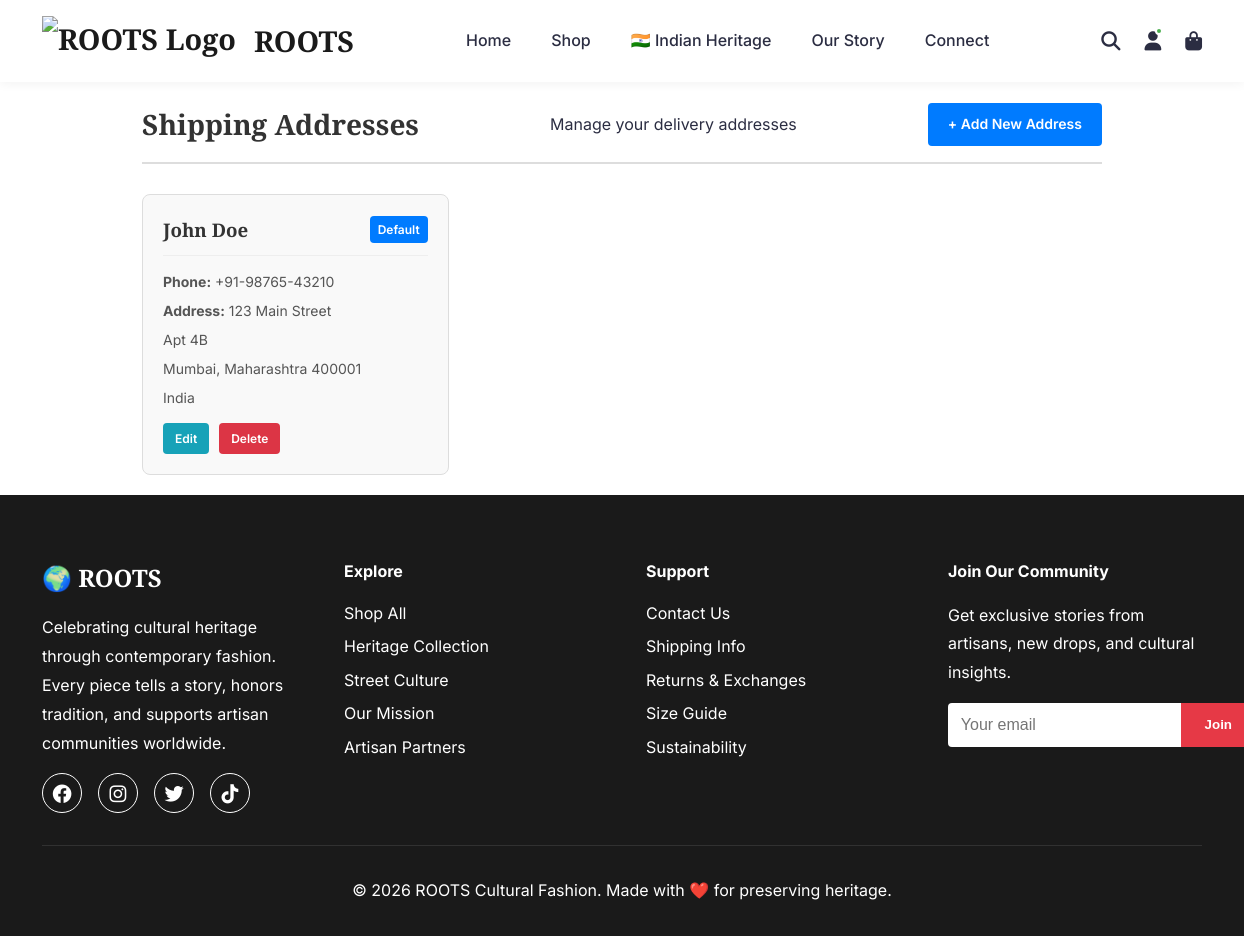
/user/addresses (signed in), run on the app's committed database.
### models/__init__.py (models this page shows, shortened)
class Address(db.Model):
    __tablename__ = 'addresses'
    id = db.Column(db.Integer, primary_key=True)
    user_id = db.Column(db.Integer, db.ForeignKey('users.id'), nullable=False)
    full_name = db.Column(db.String(100), nullable=False)
    phone = db.Column(db.String(20), nullable=False)
    address_line1 = db.Column(db.String(200), nullable=False)
    address_line2 = db.Column(db.String(200))
    city = db.Column(db.String(100), nullable=False)
    state = db.Column(db.String(100), nullable=False)
    postal_code = db.Column(db.String(20), nullable=False)
    country = db.Column(db.String(100), nullable=False, default='India')
    is_default = db.Column(db.Boolean, default=False)
    created_at = db.Column(db.DateTime, default=lambda: datetime.now(timezone.utc))

### controllers/user_controller.py (the view)
@user_bp.route('/addresses')
@login_required
def addresses():
    user_addresses = AddressRepository.find_by_user(session['user_id'])
    return render_template('user/addresses.html', addresses=user_addresses)

### app.py (called while the page is built)
@app.after_request
def add_cache_headers(response):
    if request.path.startswith('/static/'):
        response.cache_control.max_age = 2592000
        response.cache_control.public = True
    elif request.endpoint in ['home', 'shop', 'about', 'contact', 'indian_heritage', 'design_gallery']:
        response.cache_control.max_age = 3600
        response.cache_control.public = True
    return response

@app.before_request
def redirect_to_custom_domain():
    if env == 'production':
        if 'indian-heritage-fashion.onrender.com' in request.url:
            new_url = request.url.replace('indian-heritage-fashion.onrender.com', 'www.rootsfashion.in')
            return redirect(new_url, code=301)

@app.context_processor
def inject_now():
    return {'now': datetime.now(timezone.utc)}

@app.context_processor
def inject_user():
    try:
        user_info = {
            'is_authenticated': 'user_id' in session,
            'is_admin': 'admin_id' in session,
            'username': session.get('username') or session.get('admin_username'),
            'user_id': session.get('user_id'),
            'admin_id': session.get('admin_id')
        }
    except RuntimeError:
        user_info = {
            'is_authenticated': False,
            'is_admin': False,
            'username': None,
            'user_id': None,
            'admin_id': None
        }
    return {'current_user': user_info}

### repositories/__init__.py (called while the page is built)
    @staticmethod
    def find_by_user(user_id: int) -> List[Address]:
        return Address.query.filter_by(user_id=user_id).all()

### templates/user/addresses.html (shortened to what this page needs)
{% extends "base.html" %}
{% block content %}
<div class="user-container">
    <div class="user-header">
        <h1>Shipping Addresses</h1>
        <p>Manage your delivery addresses</p>
        <a href="{{ url_for('user.add_address') }}" class="btn btn-primary">+ Add New Address</a>
    </div>
    {% if addresses %}
        <div class="addresses-grid">
            {% for address in addresses %}
                <div class="address-card">
                    <div class="address-header">
                        <h3>{{ address.full_name }}</h3>
                        {% if address.is_default %}
                            <span class="badge badge-primary">Default</span>
                        {% endif %}
                    </div>
                    <div class="address-details">
                        <p><strong>Phone:</strong> {{ address.phone }}</p>
                        <p><strong>Address:</strong> {{ address.address_line1 }}</p>
                        {% if address.address_line2 %}
                            <p>{{ address.address_line2 }}</p>
                        {% endif %}
                        <p>{{ address.city }}, {{ address.state }} {{ address.postal_code }}</p>
                        <p>{{ address.country }}</p>
                    </div>
                    <div class="address-actions">
                        <a href="{{ url_for('user.edit_address', address_id=address.id) }}" class="btn-sm btn-info">Edit</a>
                        <a href="{{ url_for('user.delete_address', address_id=address.id) }}" class="btn-sm btn-danger" onclick="return confirm('Are you sure?')">Delete</a>
                    </div>
                </div>
            {% endfor %}
        </div>
    {% else %}
        <div class="empty-state">
            <p>No addresses saved yet</p>
            <a href="{{ url_for('user.add_address') }}" class="btn btn-primary">Add Your First Address</a>
        </div>
    {% endif %}
</div>
{% endblock %}

### static/css/style.css (style rules this page uses)
* { margin: 0; padding: 0; box-sizing: border-box; }
:root { --primary-color: #1a1a1a; --secondary-color: #e63946; --accent-color: #f4a261; --text-color: #2b2d42; --light-bg: #fefae0; --white: #ffffff; --gray: #8d99ae; --border-color: #edf2f4; }
body { font-family: 'Inter', 'Segoe UI', sans-serif; line-height: 1.6; color: var(--text-color); }
h1, h2, h3 { font-family: 'Playfair Display', serif; }
.btn { display: inline-block; padding: 1rem 2.5rem; text-decoration: none; border: none; cursor: pointer; font-size: 1rem; transition: all 0.3s; font-weight: 600; border-radius: 4px; }
.btn-primary { background: var(--secondary-color); color: var(--white); }

### templates/user/addresses.html (style rules this page uses)
.user-container { max-width: 1000px; margin: 0 auto; padding: 20px; }
.user-header { margin-bottom: 30px; border-bottom: 2px solid #ddd; padding-bottom: 15px; display: flex; justify-content: space-between; align-items: center; }
.user-header h1 { margin: 0; font-size: 28px; color: #333; }
.addresses-grid { display: grid; grid-template-columns: repeat(auto-fill, minmax(300px, 1fr)); gap: 20px; }
.address-card { background: #f9f9f9; border: 1px solid #ddd; border-radius: 8px; padding: 20px; transition: all 0.3s; }
.address-header { display: flex; justify-content: space-between; align-items: center; margin-bottom: 15px; padding-bottom: 10px; border-bottom: 1px solid #eee; }
.address-header h3 { margin: 0; color: #333; }
.badge-primary { background: #007bff; color: white; padding: 4px 8px; border-radius: 4px; font-size: 12px; font-weight: 600; }
.address-details { margin-bottom: 15px; }
.address-details p { margin: 8px 0; color: #555; font-size: 14px; line-height: 1.5; }
.address-actions { display: flex; gap: 10px; }
.btn-sm { padding: 6px 12px; border: none; border-radius: 4px; cursor: pointer; text-decoration: none; display: inline-block; font-size: 12px; font-weight: 600; }
.btn-info { background: #17a2b8; color: white; }
.btn-danger { background: #dc3545; color: white; }
.btn { padding: 10px 20px; border: none; border-radius: 4px; cursor: pointer; text-decoration: none; font-size: 14px; font-weight: 600; background: #007bff; color: white; }

### data on the page
Address: full_name "John Doe", is_default "Default", phone "+91-98765-43210", address_line1 "123 Main Street", address_line2 "Apt 4B", city "Mumbai", state "Maharashtra", postal_code "400001", country "India"
